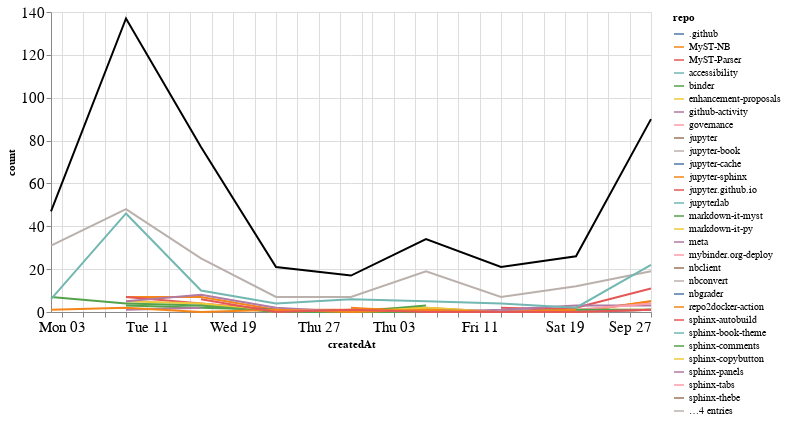

Notebook code for this chart:
### Markdown cell above
## Comments

### Code cell
comments_time = comments.groupby('repo').resample('W', on='createdAt').count()['author'].reset_index()
comments_time = comments_time.rename(columns={'author': 'count'})
comments_time_total = comments_time.groupby('createdAt').agg({"count": "sum"}).reset_index()
ch1 = alt.Chart(comments_time, width=600).mark_line().encode(
    x='createdAt',
    y='count',
    color='repo',
    tooltip="repo"
)

ch2 = alt.Chart(comments_time_total, width=600).mark_line(color="black").encode(
    x='createdAt',
    y='count',
)

ch1 + ch2

### Figure 1 — Vega-Lite specification as saved in the notebook (floating-point values rounded to 4 significant figures)
{"config": {"axisLeft": {"labelFontSize": 15}, "axisBottom": {"labelFontSize": 15}}, "layer": [{"data": {"name": "data-a9326b3e4a574e793da1a61e50c71274"}, "mark": "line", "encoding": {"color": {"type": "nominal", "field": "repo"}, "tooltip": {"type": "nominal", "field": "repo"}, "x": {"type": "temporal", "field": "createdAt"}, "y": {"type": "quantitative", "field": "count"}}, "width": 600}, {"data": {"name": "data-0390f101732d46535ffdb7f6e0c3f3a5"}, "mark": {"type": "line", "color": "black"}, "encoding": {"x": {"type": "temporal", "field": "createdAt"}, "y": {"type": "quantitative", "field": "count"}}, "width": 600}], "$schema": "https://vega.github.io/schema/vega-lite/v4.8.1.json", "datasets": {"data-a9326b3e4a574e793da1a61e50c71274": [{"repo": ".github", "createdAt": "2020-08-09T00:00:00", "count": 3}, {"repo": "MyST-NB", "createdAt": "2020-08-09T00:00:00", "count": 7}, {"repo": "MyST-NB", "createdAt": "2020-08-16T00:00:00", "count": 7}, {"repo": "MyST-NB", "createdAt": "2020-08-23T00:00:00", "count": 1}, {"repo": "MyST-NB", "createdAt": "2020-08-30T00:00:00", "count": 1}, {"repo": "MyST-NB", "createdAt": "2020-09-06T00:00:00", "count": 2}, {"repo": "MyST-NB", "createdAt": "2020-09-13T00:00:00", "count": 0}, {"repo": "MyST-NB", "createdAt": "2020-09-20T00:00:00", "count": 0}, {"repo": "MyST-NB", "createdAt": "2020-09-27T00:00:00", "count": 5}, {"repo": "MyST-Parser", "createdAt": "2020-08-09T00:00:00", "count": 7}, {"repo": "MyST-Parser", "createdAt": "2020-08-16T00:00:00", "count": 4}, {"repo": "MyST-Parser", "createdAt": "2020-08-23T00:00:00", "count": 1}, {"repo": "MyST-Parser", "createdAt": "2020-08-30T00:00:00", "count": 0}, {"repo": "MyST-Parser", "createdAt": "2020-09-06T00:00:00", "count": 1}, {"repo": "MyST-Parser", "createdAt": "2020-09-13T00:00:00", "count": 0}, {"repo": "MyST-Parser", "createdAt": "2020-09-20T00:00:00", "count": 2}, {"repo": "MyST-Parser", "createdAt": "2020-09-27T00:00:00", "count": 11}, {"repo": "accessibility", "createdAt": "2020-08-09T00:00:00", "count": 1}, {"repo": "binder", "createdAt": "2020-08-09T00:00:00", "count": 3}, {"repo": "binder", "createdAt": "2020-08-16T00:00:00", "count": 2}, {"repo": "binder", "createdAt": "2020-08-23T00:00:00", "count": 1}, {"repo": "binder", "createdAt": "2020-08-30T00:00:00", "count": 0}, {"repo": "binder", "createdAt": "2020-09-06T00:00:00", "count": 3}, {"repo": "enhancement-proposals", "createdAt": "2020-08-16T00:00:00", "count": 4}, {"repo": "enhancement-proposals", "createdAt": "2020-08-23T00:00:00", "count": 0}, {"repo": "enhancement-proposals", "createdAt": "2020-08-30T00:00:00", "count": 0}, {"repo": "enhancement-proposals", "createdAt": "2020-09-06T00:00:00", "count": 2}, {"repo": "enhancement-proposals", "createdAt": "2020-09-13T00:00:00", "count": 0}, {"repo": "enhancement-proposals", "createdAt": "2020-09-20T00:00:00", "count": 1}, {"repo": "enhancement-proposals", "createdAt": "2020-09-27T00:00:00", "count": 1}, {"repo": "github-activity", "createdAt": "2020-08-09T00:00:00", "count": 1}, {"repo": "github-activity", "createdAt": "2020-08-16T00:00:00", "count": 2}, {"repo": "governance", "createdAt": "2020-08-09T00:00:00", "count": 1}, {"repo": "jupyter", "createdAt": "2020-09-20T00:00:00", "count": 2}, {"repo": "jupyter-book", "createdAt": "2020-08-02T00:00:00", "count": 31}, {"repo": "jupyter-book", "createdAt": "2020-08-09T00:00:00", "count": 48}, {"repo": "jupyter-book", "createdAt": "2020-08-16T00:00:00", "count": 25}, {"repo": "jupyter-book", "createdAt": "2020-08-23T00:00:00", "count": 7}, {"repo": "jupyter-book", "createdAt": "2020-08-30T00:00:00", "count": 7}, {"repo": "jupyter-book", "createdAt": "2020-09-06T00:00:00", "count": 19}, {"repo": "jupyter-book", "createdAt": "2020-09-13T00:00:00", "count": 7}, {"repo": "jupyter-book", "createdAt": "2020-09-20T00:00:00", "count": 12}, {"repo": "jupyter-book", "createdAt": "2020-09-27T00:00:00", "count": 19}, {"repo": "jupyter-cache", "createdAt": "2020-09-27T00:00:00", "count": 2}, {"repo": "jupyter-sphinx", "createdAt": "2020-08-30T00:00:00", "count": 2}, {"repo": "jupyter-sphinx", "createdAt": "2020-09-06T00:00:00", "count": 0}, {"repo": "jupyter-sphinx", "createdAt": "2020-09-13T00:00:00", "count": 0}, {"repo": "jupyter-sphinx", "createdAt": "2020-09-20T00:00:00", "count": 0}, {"repo": "jupyter-sphinx", "createdAt": "2020-09-27T00:00:00", "count": 5}, {"repo": "jupyter.github.io", "createdAt": "2020-09-13T00:00:00", "count": 2}, {"repo": "jupyter.github.io", "createdAt": "2020-09-20T00:00:00", "count": 1}, {"repo": "jupyterlab", "createdAt": "2020-09-06T00:00:00", "count": 1}, {"repo": "jupyterlab", "createdAt": "2020-09-13T00:00:00", "count": 0}, {"repo": "jupyterlab", "createdAt": "2020-09-20T00:00:00", "count": 0}, {"repo": "jupyterlab", "createdAt": "2020-09-27T00:00:00", "count": 1}, {"repo": "markdown-it-myst", "createdAt": "2020-08-02T00:00:00", "count": 7}, {"repo": "markdown-it-myst", "createdAt": "2020-08-09T00:00:00", "count": 4}, {"repo": "markdown-it-py", "createdAt": "2020-08-09T00:00:00", "count": 5}, {"repo": "markdown-it-py", "createdAt": "2020-08-16T00:00:00", "count": 4}, {"repo": "markdown-it-py", "createdAt": "2020-08-23T00:00:00", "count": 0}, {"repo": "markdown-it-py", "createdAt": "2020-08-30T00:00:00", "count": 0}, {"repo": "markdown-it-py", "createdAt": "2020-09-06T00:00:00", "count": 0}, {"repo": "markdown-it-py", "createdAt": "2020-09-13T00:00:00", "count": 0}, {"repo": "markdown-it-py", "createdAt": "2020-09-20T00:00:00", "count": 0}, {"repo": "markdown-it-py", "createdAt": "2020-09-27T00:00:00", "count": 1}, {"repo": "meta", "createdAt": "2020-08-09T00:00:00", "count": 5}, {"repo": "meta", "createdAt": "2020-08-16T00:00:00", "count": 8}, {"repo": "meta", "createdAt": "2020-08-23T00:00:00", "count": 2}, {"repo": "meta", "createdAt": "2020-08-30T00:00:00", "count": 0}, {"repo": "meta", "createdAt": "2020-09-06T00:00:00", "count": 0}, {"repo": "meta", "createdAt": "2020-09-13T00:00:00", "count": 1}, {"repo": "meta", "createdAt": "2020-09-20T00:00:00", "count": 3}, {"repo": "meta", "createdAt": "2020-09-27T00:00:00", "count": 3}, {"repo": "mybinder.org-deploy", "createdAt": "2020-08-23T00:00:00", "count": 1}, {"repo": "mybinder.org-deploy", "createdAt": "2020-08-30T00:00:00", "count": 0}, {"repo": "mybinder.org-deploy", "createdAt": "2020-09-06T00:00:00", "count": 0}, {"repo": "mybinder.org-deploy", "createdAt": "2020-09-13T00:00:00", "count": 0}, {"repo": "mybinder.org-deploy", "createdAt": "2020-09-20T00:00:00", "count": 1}, {"repo": "mybinder.org-deploy", "createdAt": "2020-09-27T00:00:00", "count": 4}, {"repo": "nbclient", "createdAt": "2020-09-13T00:00:00", "count": 1}, {"repo": "nbconvert", "createdAt": "2020-09-13T00:00:00", "count": 2}, {"repo": "nbgrader", "createdAt": "2020-08-23T00:00:00", "count": 1}, {"repo": "repo2docker-action", "createdAt": "2020-08-02T00:00:00", "count": 2}, {"repo": "sphinx-autobuild", "createdAt": "2020-08-16T00:00:00", "count": 1}, {"repo": "sphinx-book-theme", "createdAt": "2020-08-02T00:00:00", "count": 6}, {"repo": "sphinx-book-theme", "createdAt": "2020-08-09T00:00:00", "count": 46}, {"repo": "sphinx-book-theme", "createdAt": "2020-08-16T00:00:00", "count": 10}, {"repo": "sphinx-book-theme", "createdAt": "2020-08-23T00:00:00", "count": 4}, {"repo": "sphinx-book-theme", "createdAt": "2020-08-30T00:00:00", "count": 6}, {"repo": "sphinx-book-theme", "createdAt": "2020-09-06T00:00:00", "count": 5}, {"repo": "sphinx-book-theme", "createdAt": "2020-09-13T00:00:00", "count": 4}, {"repo": "sphinx-book-theme", "createdAt": "2020-09-20T00:00:00", "count": 2}, {"repo": "sphinx-book-theme", "createdAt": "2020-09-27T00:00:00", "count": 22}, {"repo": "sphinx-comments", "createdAt": "2020-08-09T00:00:00", "count": 4}, {"repo": "sphinx-comments", "createdAt": "2020-08-16T00:00:00", "count": 3}, {"repo": "sphinx-comments", "createdAt": "2020-08-23T00:00:00", "count": 0}, {"repo": "sphinx-comments", "createdAt": "2020-08-30T00:00:00", "count": 0}, {"repo": "sphinx-comments", "createdAt": "2020-09-06T00:00:00", "count": 0}, {"repo": "sphinx-comments", "createdAt": "2020-09-13T00:00:00", "count": 0}, {"repo": "sphinx-comments", "createdAt": "2020-09-20T00:00:00", "count": 1}, {"repo": "sphinx-comments", "createdAt": "2020-09-27T00:00:00", "count": 1}, {"repo": "sphinx-copybutton", "createdAt": "2020-09-27T00:00:00", "count": 3}, {"repo": "sphinx-panels", "createdAt": "2020-09-13T00:00:00", "count": 1}, {"repo": "sphinx-panels", "createdAt": "2020-09-20T00:00:00", "count": 0}, {"repo": "sphinx-panels", "createdAt": "2020-09-27T00:00:00", "count": 1}, {"repo": "sphinx-tabs", "createdAt": "2020-08-23T00:00:00", "count": 2}, {"repo": "sphinx-thebe", "createdAt": "2020-08-16T00:00:00", "count": 1}, {"repo": "sphinx-togglebutton", "createdAt": "2020-09-13T00:00:00", "count": 3}, {"repo": "sphinxcontrib-prettyproof", "createdAt": "2020-09-27T00:00:00", "count": 10}, {"repo": "team-compass", "createdAt": "2020-08-02T00:00:00", "count": 1}, {"repo": "team-compass", "createdAt": "2020-08-09T00:00:00", "count": 2}, {"repo": "team-compass", "createdAt": "2020-08-16T00:00:00", "count": 0}, {"repo": "team-compass", "createdAt": "2020-08-23T00:00:00", "count": 1}, {"repo": "team-compass", "createdAt": "2020-08-30T00:00:00", "count": 0}, {"repo": "team-compass", "createdAt": "2020-09-06T00:00:00", "count": 1}, {"repo": "team-compass", "createdAt": "2020-09-13T00:00:00", "count": 0}, {"repo": "team-compass", "createdAt": "2020-09-20T00:00:00", "count": 1}, {"repo": "thebe", "createdAt": "2020-08-16T00:00:00", "count": 6}, {"repo": "thebe", "createdAt": "2020-08-23T00:00:00", "count": 0}, {"repo": "thebe", "createdAt": "2020-08-30T00:00:00", "count": 1}, {"repo": "thebe", "createdAt": "2020-09-06T00:00:00", "count": 0}, {"repo": "thebe", "createdAt": "2020-09-13T00:00:00", "count": 0}, {"repo": "thebe", "createdAt": "2020-09-20T00:00:00", "count": 0}, {"repo": "thebe", "createdAt": "2020-09-27T00:00:00", "count": 1}], "data-0390f101732d46535ffdb7f6e0c3f3a5": [{"createdAt": "2020-08-02T00:00:00", "count": 47}, {"createdAt": "2020-08-09T00:00:00", "count": 137}, {"createdAt": "2020-08-16T00:00:00", "count": 77}, {"createdAt": "2020-08-23T00:00:00", "count": 21}, {"createdAt": "2020-08-30T00:00:00", "count": 17}, {"createdAt": "2020-09-06T00:00:00", "count": 34}, {"createdAt": "2020-09-13T00:00:00", "count": 21}, {"createdAt": "2020-09-20T00:00:00", "count": 26}, {"createdAt": "2020-09-27T00:00:00", "count": 90}]}}
